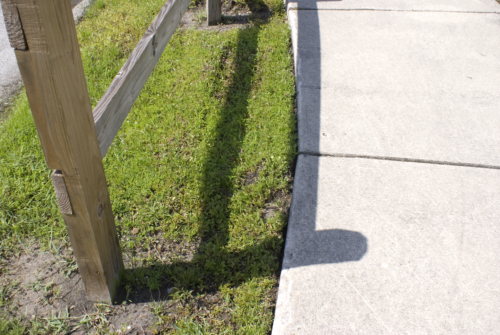
#> input picture related_app/shadow1.jpg, 500 x 335 px
$ python remove_bg.py
#> lines starting #> are read from the running program, lines starting #| are printed output that depends on the picture
#> further down, img is the input picture: shape (335, 500, 3); mean B, G, R 134.7, 161.7, 163.6
import cv2
import numpy as np


def color_shadow_demove(img):
    # covert the BGR image to an YCbCr image
    y_cb_cr_img = cv2.cvtColor(img, cv2.COLOR_BGR2YCrCb)
#> y_cb_cr_img: shape (335, 500, 3); mean of channels 0, 1, 2 159.1, 131.2, 114.2

    # copy the image to create a binary mask later
    binary_mask = np.copy(y_cb_cr_img)

    # get mean value of the pixels in Y plane
    y_mean = np.mean(cv2.split(y_cb_cr_img)[0])
#> y_mean = 159.1

    # get standard deviation of channel in Y plane
    y_std = np.std(cv2.split(y_cb_cr_img)[0])
#> y_std = 66.32

    # classify pixels as shadow and non-shadow pixels
    for i in range(y_cb_cr_img.shape[0]):
        for j in range(y_cb_cr_img.shape[1]):

            if y_cb_cr_img[i, j, 0] < y_mean - (y_std / 3):
                # paint it white (shadow)
                binary_mask[i, j] = [255, 255, 255]
            else:
                # paint it black (non-shadow)
                binary_mask[i, j] = [0, 0, 0]
#> binary_mask: shape (335, 500, 3); mean of channels 0, 1, 2 118.4, 118.4, 118.4

    # Using morphological operation
    # The misclassified pixels are
    # removed using dilation followed by erosion.
    kernel = np.ones((3, 3), np.uint8)
    erosion = cv2.erode(binary_mask, kernel, iterations=1)
#> erosion: shape (335, 500, 3); mean of channels 0, 1, 2 77.1, 77.1, 77.1

    # sum of pixel intensities in the lit areas
    spi_la = 0

    # sum of pixel intensities in the shadow
    spi_s = 0

    # number of pixels in the lit areas
    n_la = 0

    # number of pixels in the shadow
    n_s = 0

    # get sum of pixel intensities in the lit areas
    # and sum of pixel intensities in the shadow
    for i in range(y_cb_cr_img.shape[0]):
        for j in range(y_cb_cr_img.shape[1]):
            if erosion[i, j, 0] == 0 and erosion[i, j, 1] == 0 and erosion[i, j, 2] == 0:
                spi_la = spi_la + y_cb_cr_img[i, j, 0]
                n_la += 1
            else:
                spi_s = spi_s + y_cb_cr_img[i, j, 0]
                n_s += 1
#> after the loop, n_la = 116829; n_s = 50671; spi_la = 22195618; spi_s = 4461742

    # get the average pixel intensities in the lit areas
    average_ld = spi_la / n_la
#> average_ld = 190

    # get the average pixel intensities in the shadow
    average_le = spi_s / n_s
#> average_le = 88.05

    # difference of the pixel intensities in the shadow and lit areas
    i_diff = average_ld - average_le
#> i_diff = 101.9

    # get the ratio between average shadow pixels and average lit pixels
    ratio_as_al = average_ld / average_le
#> ratio_as_al = 2.16

    # added these difference
    for i in range(y_cb_cr_img.shape[0]):
        for j in range(y_cb_cr_img.shape[1]):
            if erosion[i, j, 0] == 255 and erosion[i, j, 1] == 255 and erosion[i, j, 2] == 255:
                y_cb_cr_img[i, j] = [y_cb_cr_img[i, j, 0] + i_diff, y_cb_cr_img[i, j, 1] + ratio_as_al,
                                     y_cb_cr_img[i, j, 2] + ratio_as_al]
#> y_cb_cr_img: shape (335, 500, 3); mean of channels 0, 1, 2 189.7, 131.8, 114.8

    # covert the YCbCr image to the BGR image
    final_image = cv2.cvtColor(y_cb_cr_img, cv2.COLOR_YCR_CB2BGR)
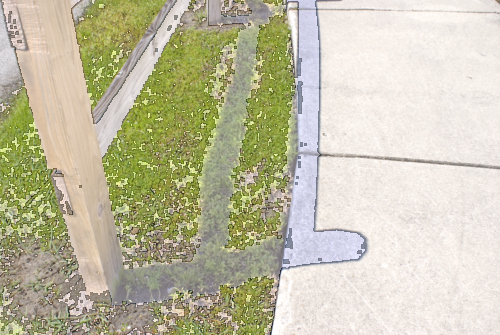
#> final_image: shape (335, 500, 3); mean B, G, R 166.3, 191.6, 195
    cv2.imshow("im1", img)
    cv2.imshow("im2", final_image)
    cv2.waitKey(0)
    cv2.destroyAllWindows()
    return final_image


img = cv2.imread('shadow1.jpg')
color_shadow_demove(img)

$ run again, with related_app/1.jpg copied over related_app/shadow1.jpg
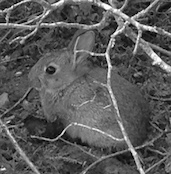
#> input picture related_app/1.jpg, 171 x 174 px
#> img is the input picture: shape (174, 171, 3); min 0, max 255, mean 89.4
#> y_mean = 89.38
#> y_std = 40.49
#> erosion: shape (174, 171, 3); mean of channels 0, 1, 2 35.7, 35.7, 35.7
#> after the loop in color_shadow_demove, `for i in range(y_cb_cr_img.shape[0]):`: n_la = 25588; n_s = 4166; spi_la = 2468337; spi_s = 191049
#> average_ld = 96.46
#> average_le = 45.86
#> i_diff = 50.61
#> ratio_as_al = 2.1
#> in color_shadow_demove, `final_image = cv2.cvtColor(y_cb_cr_img, cv2.COLOR_YCR_CB2BGR)`:
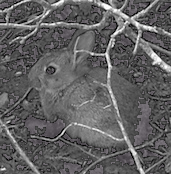
#> final_image: shape (174, 171, 3); mean B, G, R 96.9, 96.1, 96.8
